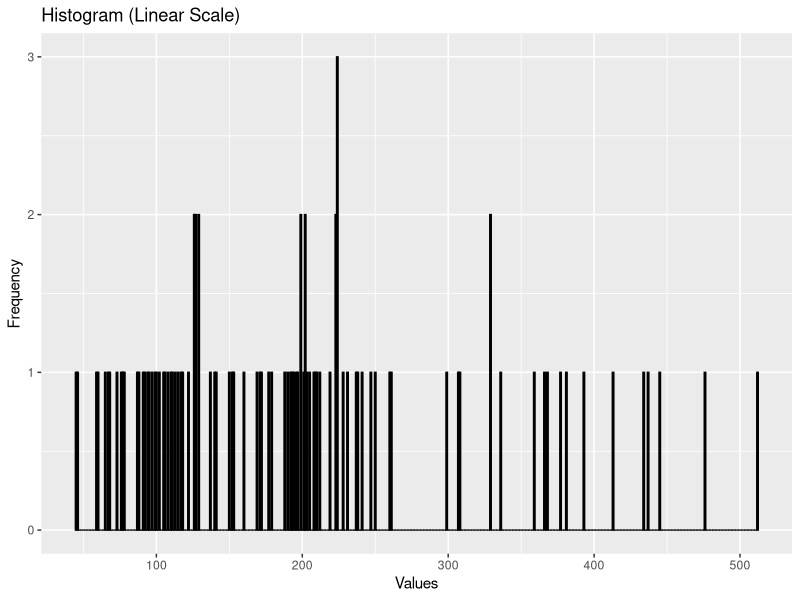
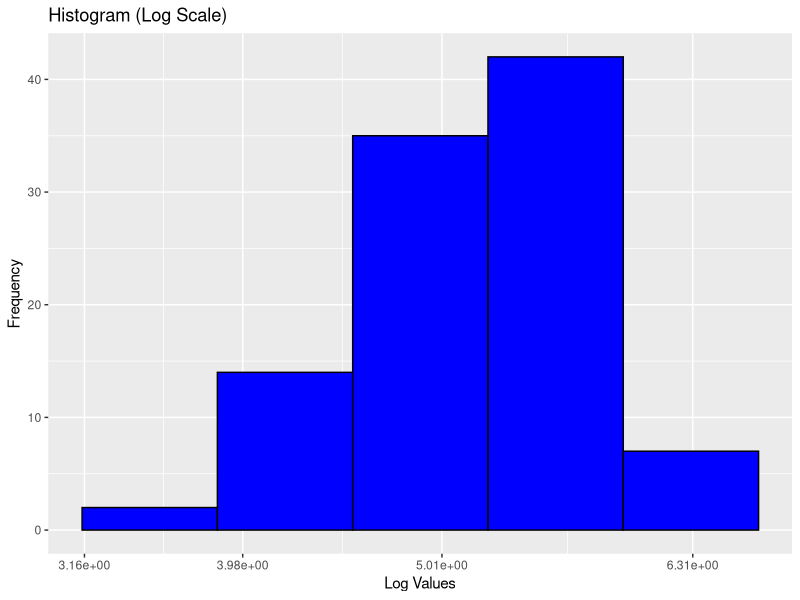
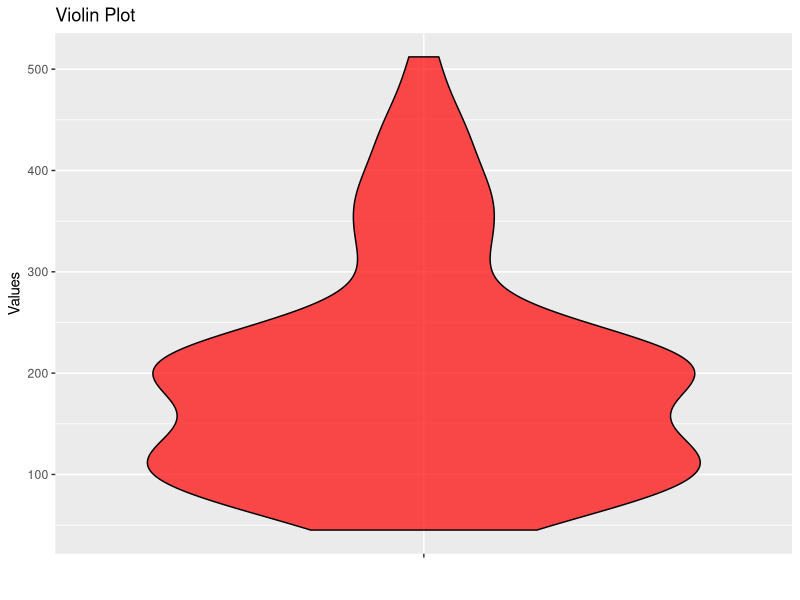
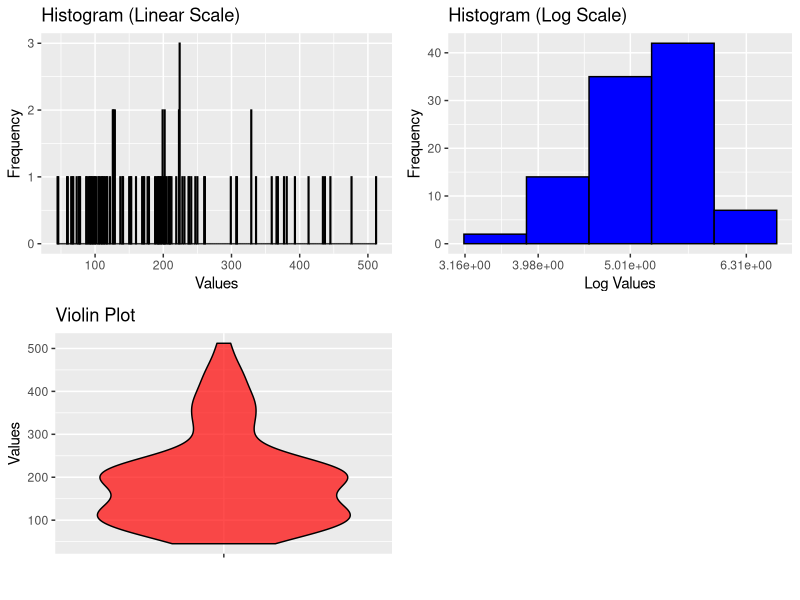

Write the R code that produced these figures, in order.
## ---- chunk 1
set.seed(12345)
samples <- rlnorm(100, meanlog = 5, sdlog = 0.5)
df <- data.frame(values = samples)
## ---- chunk 2
library(ggplot2)
## ---- chunk 3
linear_histogram <- ggplot(df, aes(x = samples)) + 
  geom_histogram(binwidth = 1, fill= "green", color="black") + 
  labs(title = "Histogram (Linear Scale)", x = "Values", y = "Frequency")
linear_histogram
## ---- chunk 4
log_histogram <- ggplot(df, aes(x = log(samples))) +
  geom_histogram(binwidth = 0.7, fill = "blue", color="black")+
  scale_x_continuous(labels = scales::scientific, breaks = scales::trans_breaks("log10", function(x) 10^x)) +
  labs(title = "Histogram (Log Scale)", x = "Log Values", y = "Frequency")
log_histogram
## ---- chunk 5
violin_plot <- ggplot(df, aes(x="", y = samples)) +
  geom_violin(fill = "red", color = "black", alpha = 0.7) +
  labs(title = "Violin Plot", x = "", y = "Values")
violin_plot
## ---- chunk 6
library(gridExtra)
grid.arrange(linear_histogram, log_histogram, violin_plot, ncol = 2)
